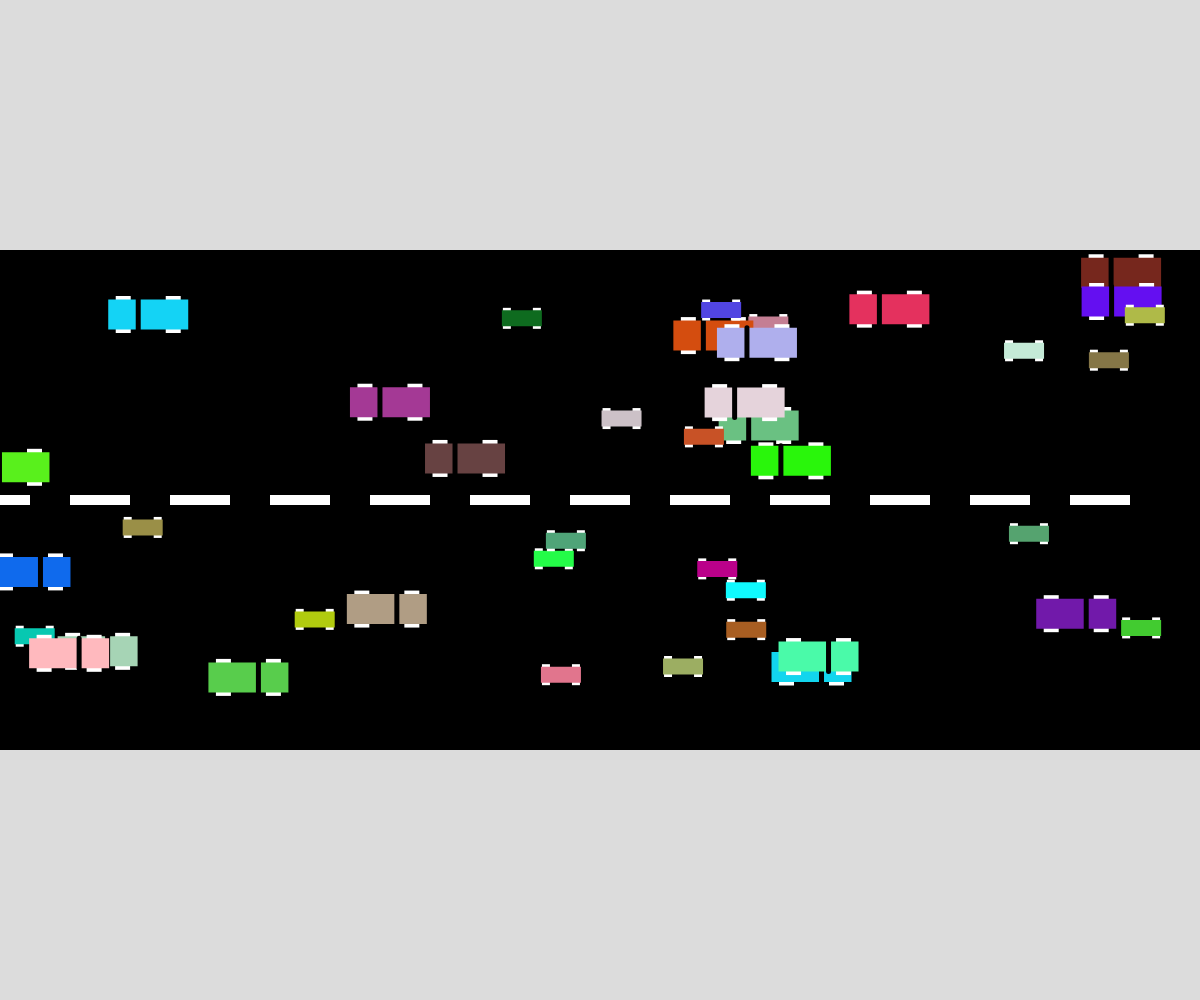
Frame 1 (no input)
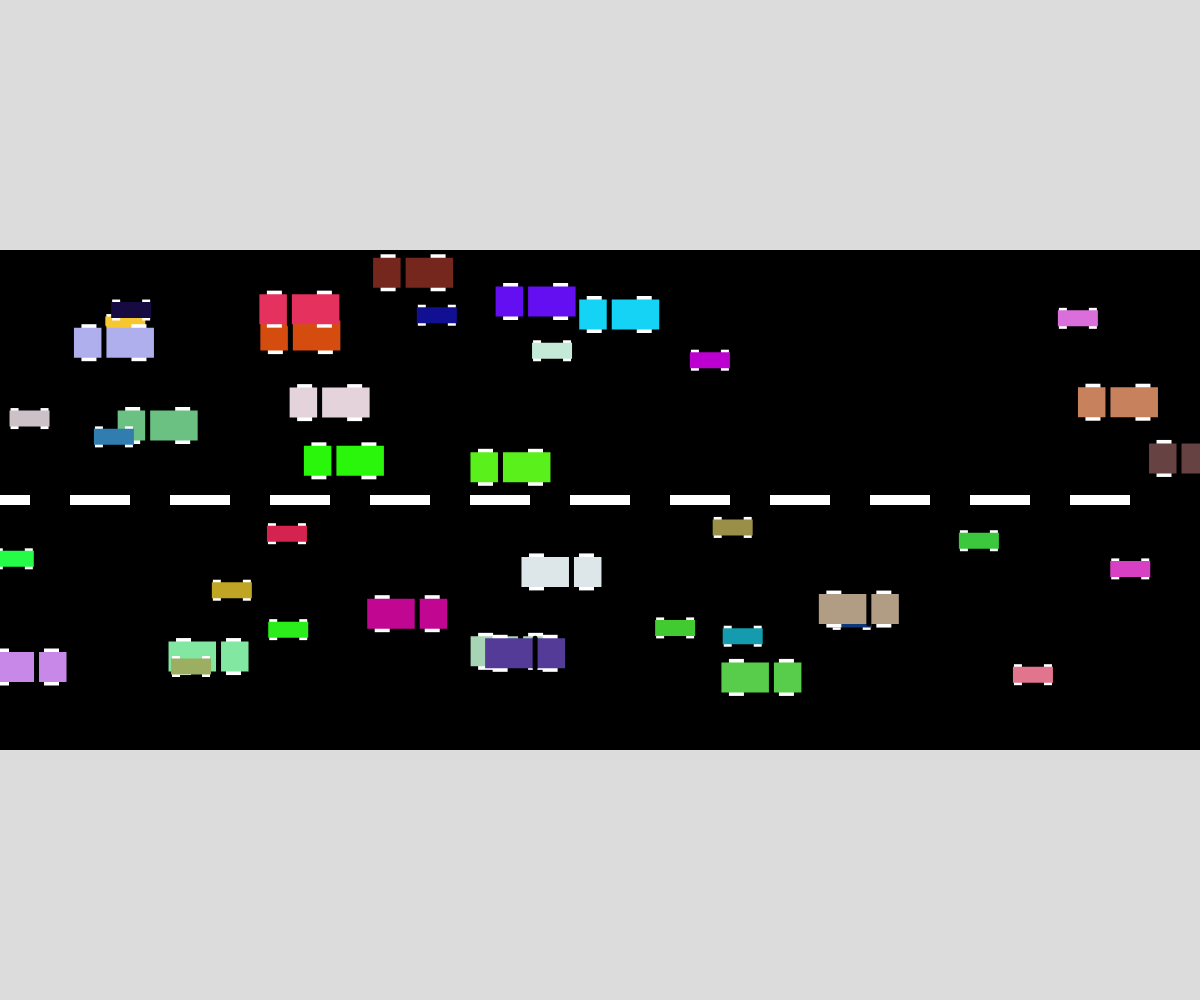
Frame 60 (no input)
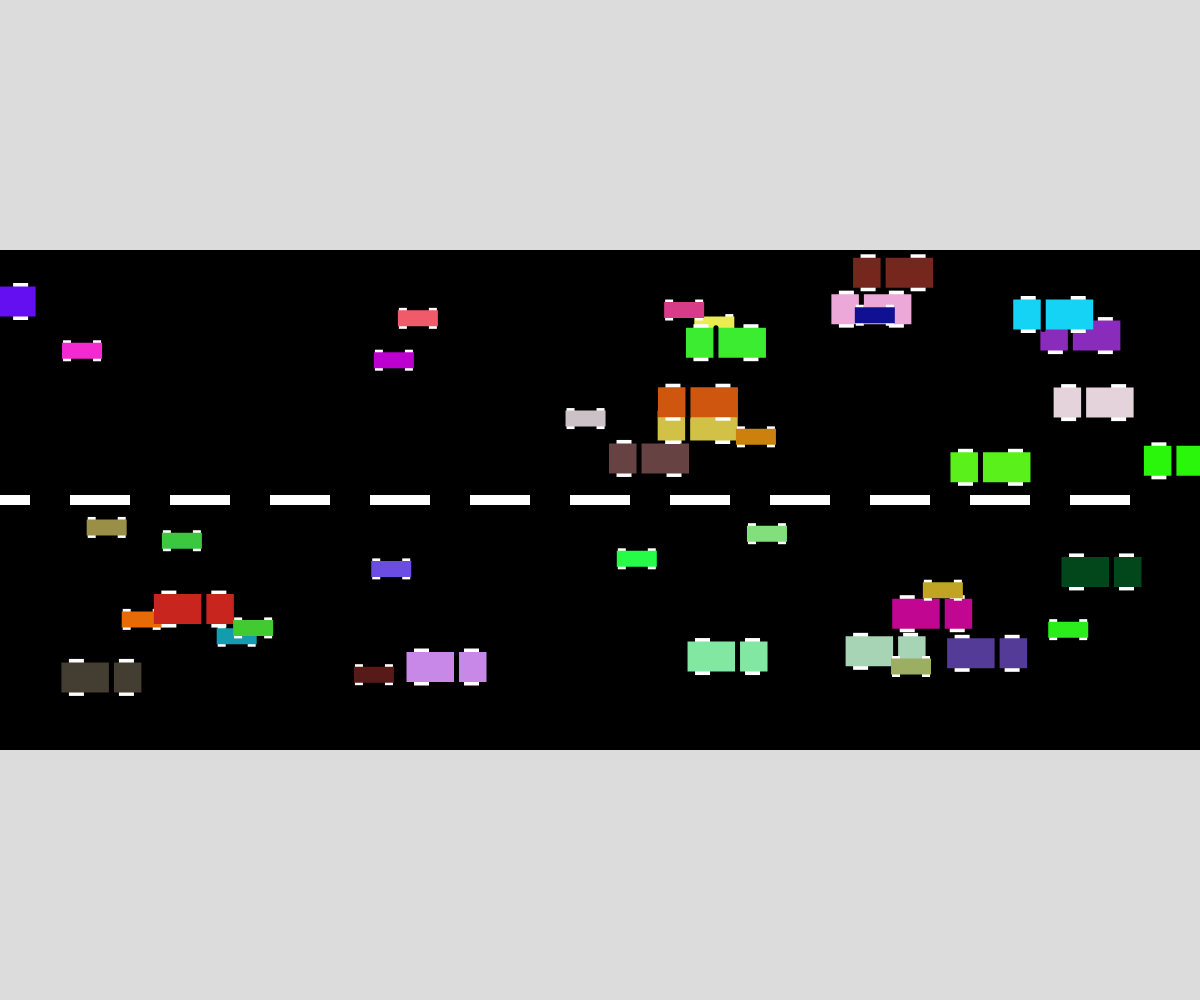
Frame 120 (the mouse pressed at the canvas centre since frame 60)

The p5.js sketch that drew these frames (run headless with seeded random() and noise() and a simulated clock; from frame 60 on, the mouse is pressed at the canvas centre):

// p5.js sketch
// ── sketch.js
// Cars Assignment
// Anees Ahmad
// 10/18/2024
// A program that displays a highway of cars going opposite directions.

// creating two arrays to hold all the variables and differ directions
let eastbound = [];
let westbound = [];
function setup() {
  createCanvas(windowWidth, windowHeight);
  for(let n = 0; n < 20; n ++) {
    eastbound.push(new Vehicle(int(random(2)), 1));
  }
  for(let n = 0; n < 20; n ++) {
    westbound.push(new Vehicle(int(random(2)), 0));
  }
}

function draw() {
  background(220);
  draw_road(); // creating a road
  // getting all the cars to move
  for (let i = 0; i < eastbound.length; i++) { //looping through the items in the index
    eastbound[i].action(); 
  }
  for (let i = 0; i < westbound.length; i++) { 
    westbound[i].action(); 
  }
}
//challenge feature #1:
function mouseClicked(){
  if(mouseButton === LEFT){
    if(keyIsPressed && keyCode === SHIFT){
      westbound.push(new Vehicle(int(random(2)), 0));
    }
    else{   
      eastbound.push(new Vehicle(int(random(2)), 1));
    }
  }
}


//creating the road
let stripespace = 100; //adding a space between lines
function draw_road() {
  rectMode(CENTER);
  noStroke();
  fill(0);
  rect(width / 2, height / 2, width, 500); // the black road in the back
  fill(255);
  for (let w = 0; w < width; w += stripespace) {  //creating a loop to add the dashed lines
    rect(w, height / 2, 60, 10);
  }

}


class Vehicle {
  constructor(type, direction) { //setting the constructor variables
    this.x = random(0, width); // x position
    this.direction = direction; // setting a direction (left = 0, right = 1)
    // Creating an if else statement to regulate the y position of the cars in reference to the line on the road.  
    if(this.direction === 0){
      this.y = this.y = random(height / 2 - 230, height / 2 - 20); // top half
    }
    else{
      this.y = this.y = random(height / 2 + 230, height / 2 + 20); // bottom half
    }
    this.color = color(random(0, 255), random(0, 255), random(0, 255)); // setting each car to a random colour
    this.type = type; // the type of vehicle: car or truck
    // creating an if else statement to regulate the direction each car is going in reference to which side of the road they are on.
    if (this.direction === 1){
      this.xSpeed = this.xSpeed = int(random(7, 13)); //moving to the right
    }
    else {
      this.xSpeed = this.xSpeed = int(random(-7, -13)); //moving to the left
    }
    this.chance;
  }

  createCar() {
    // creating the car
    noStroke();
    rectMode(CENTER);
    fill(255);
    //wheels
    rect(this.x - 15, this.y + 8, 8, 5);
    rect(this.x + 15, this.y + 8, 8, 5);
    rect(this.x - 15, this.y - 8, 8, 5);
    rect(this.x + 15, this.y - 8, 8, 5);
    //body
    fill(this.color);
    rect(this.x, this.y, 40, 16);
  }

  createTruck(){
    // creating the truck
    noStroke();
    rectMode(CENTER);
    //wheels
    fill(255);
    rect(this.x - 25, this.y + 15, 15, 7);
    rect(this.x + 25, this.y + 15, 15, 7);
    rect(this.x - 25, this.y - 15, 15, 7);
    rect(this.x + 25, this.y - 15, 15, 7);
    //body
    fill(this.color);
    rect(this.x, this.y, 80, 30);  
    stroke(0);
    strokeWeight(5);
    //because the truck has a head, it has to change depending on its direction.
    if(this.direction === 0){
      line(this.x-10, this.y + 15, this.x-10, this.y -15);
    }
    if(this.direction === 1){
      line(this.x+10, this.y + 15, this.x+10, this.y -15);
    }
  }
  //displaying both cars and trucks
  display() {
    //either car or truck will show up depending on its type
    if (this.type === 0) {
      this.createCar();
    }
    else if (this.type === 1) {
      this.createTruck();
    }
  }
  //how each car will move
  move() {
    //these if statements make the car loop back across the screen
    if (this.x <= 0) { 
      this.x += width; 
    }
    if (this.x >= windowWidth) { 
      this.x -= width; 
    }
    // move forward by the speed
    this.x += this.xSpeed;
  }
  //speeding up: 1/100
  speedUp() {
    if(this.direction === 0){ // if the vehicle is going left then its speed cant go over -15
      if(this.xSpeed > -15){
        this.xSpeed -= 1;
      }
    }
    if(this.direction === 1){ // if the vehicle is going right then its speed cant go over 15
      if(this.xSpeed < 15){
        this.xSpeed += 1;
      }
    }
  }
  speedDown() {
    if(this.direction === 0){ // if the vehicle is going left then its speed cant go beneath -5
      if(this.xSpeed < -5){
        this.xSpeed +=1;
      }
    }
    if(this.direction === 1){ // if the vehicle is going right then its speed cant go beneath 5
      if(this.xSpeed > 5){
        this.xSpeed -= 1;
      }
    }
  }

  //randomized colour change: 1/100
  changeColour() {
    this.color = color(random(0, 255), random(0, 255), random(0, 255));
  }
  //calling up all the functions in the class.
  action() {
    this.display();
    this.move();

    //setting a variable that will randomly out of 100 come into effect. 
    this.chance = int(random(0, 100));  //0-99
    if (this.chance === 1) {
      this.speedUp();
    }
    else if (this.chance === 2) {
      this.speedDown();
    }
    else if (this.chance === 3) {
      this.changeColour();
    }
  }
}
